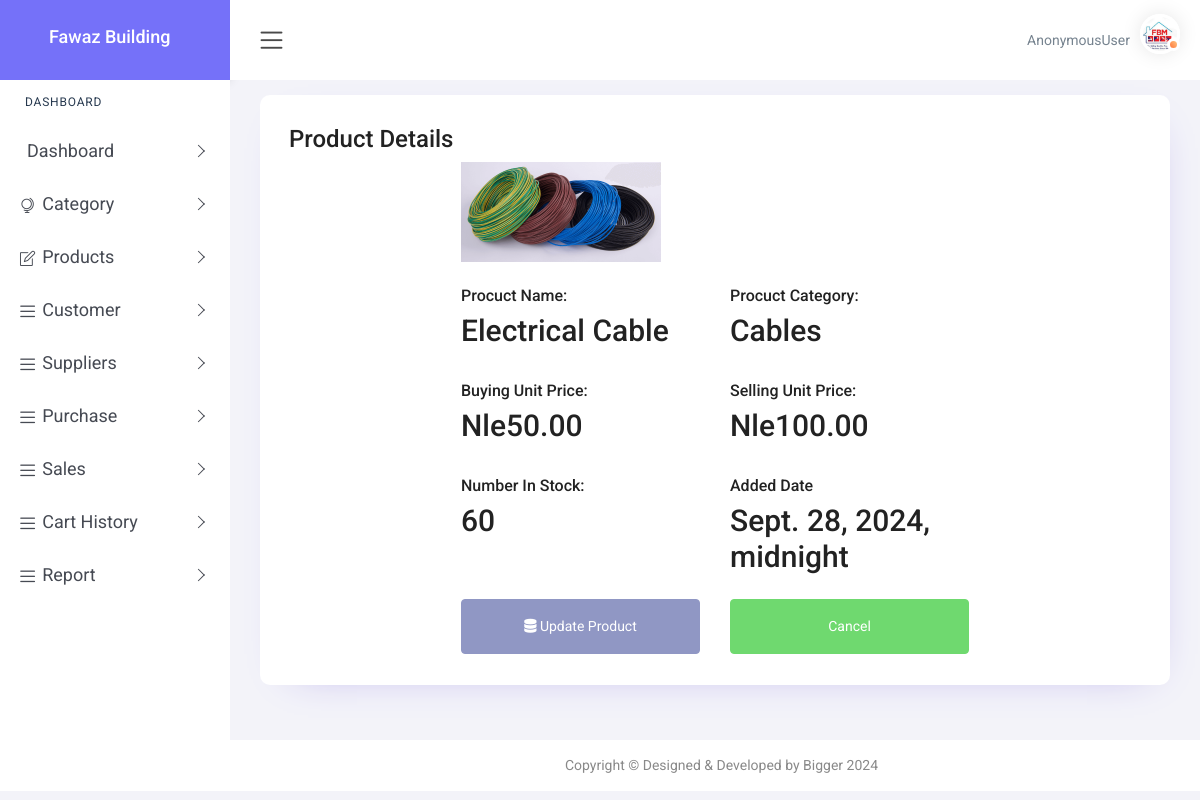
The app's page /view_product/1/ with its own data.
### app/models.py (models this page shows, shortened)
class Product(models.Model):
    product_name = models.CharField(max_length=100)
    product_category = models.ForeignKey(Category, on_delete=models.CASCADE)
    product_supplier = models.ForeignKey(Supplier, on_delete=models.CASCADE)
    in_stock = models.IntegerField()
    buying_price = models.DecimalField(max_digits=10, decimal_places=2)
    selling_price = models.DecimalField(max_digits=10, decimal_places=2)
    added_date = models.DateTimeField()
    profile = models.ImageField(upload_to='products/', blank=True, null=True)

class Category(models.Model):
    category_name = models.CharField(max_length=100)
    category_description = models.TextField(blank=True, null=True)
    created_at = models.DateTimeField(auto_now_add=True)
    def __str__(self):
        return self.category_name

### app/views.py (the view)
# urls.py: path('view_product/<int:product_id>/', views.view_product, name='view_product'),
def view_product(request, product_id):
    product = Product.objects.get(id=product_id)
    return render(request, 'view_product.html', {
        'product': product,
    })

### templates/view_product.html (shortened to what this page needs)
{% load static %}
<!DOCTYPE html>
<html lang="en">
<head>
    <link href="{% static 'plugins1/pg-calendar/css/pignose.calendar.min.css' %}" rel="stylesheet">
    <link rel="stylesheet" href="{% static 'plugins1/chartist/css/chartist.min.css' %}">
    <link rel="stylesheet" href="{% static 'plugins1/chartist-plugin-tooltips/css/chartist-plugin-tooltip.css' %}">
    <link href="{% static 'plugins1/tables/css/datatable/dataTables.bootstrap4.min.css' %}" rel="stylesheet">
    <link href="{% static 'css1/style.css' %}" rel="stylesheet">
    <link rel="stylesheet" href="https://cdnjs.cloudflare.com/ajax/libs/font-awesome/6.6.0/css/all.min.css" />
</head>
<body>
    <div id="main-wrapper">
        <div class="nav-header">
            <div class="brand-logo">
                <a href="index-2.html">
                    <b><h4 style="color: white; margin-left: 20px;">Fawaz Building </h4> </b>
                </a>
            </div>
        </div>
        <div class="header">
            <div class="header-content clearfix">
                <div class="nav-control">
                    <div class="hamburger">
                        <span class="toggle-icon"><i class="icon-menu"></i></span>
                    </div>
                </div>
                <div class="header-right">
                    <ul class="clearfix">
                        <li class="icons dropdown">
                            <span class="username" style="margin-right: 10px;" >{{user}}</span>
                            <div class="user-img c-pointer position-relative"   data-toggle="dropdown">
                                <span class="activity active"></span>
                                <img src="{% static 'images/fawaz.jpeg' %}" height="40" width="40" alt="">
                            </div>
                        </li>
                    </ul>
                </div>
            </div>
        </div>
        <div class="nk-sidebar">
            <div class="nk-nav-scroll">
                <ul class="metismenu" id="menu" style="font-size: 18px;">
                    <li class="nav-label">Dashboard</li>
                    <li>
                        <a class="has-arrow" href="javascript:void(0);" onclick="toggleDropdown(this)" aria-expanded="false">
                            <span class="nav-text">Dashboard</span>
                        </a>
                    </li>
                    <li class="mega-menu mega-menu-sm">
                        <a class="has-arrow" href="javascript:void(0);" onclick="toggleDropdown(this)" aria-expanded="false">
                            <i class="icon-globe-alt menu-icon"></i><span class="nav-text">Category</span>
                        </a>
                    </li>
                    <li>
                        <a class="has-arrow" href="javascript:void(0);" onclick="toggleDropdown(this)" aria-expanded="false">
                            <i class="icon-note menu-icon"></i><span class="nav-text">Products</span>
                        </a>
                    </li>
                    <li>
                        <a class="has-arrow" href="javascript:void(0);" onclick="toggleDropdown(this)" aria-expanded="false">
                            <i class="icon-menu menu-icon"></i><span class="nav-text">Customer</span>
                        </a>
                    </li>
                    <li>
                        <a class="has-arrow" href="javascript:void(0);" onclick="toggleDropdown(this)" aria-expanded="false">
                            <i class="icon-menu menu-icon"></i><span class="nav-text">Suppliers</span>
                        </a>
                    </li>
                    <li>
                        <a class="has-arrow" href="javascript:void(0);" onclick="toggleDropdown(this)" aria-expanded="false">
                            <i class="icon-menu menu-icon"></i><span class="nav-text">Purchase</span>
                        </a>
                    </li>
                    <li>
                        <a class="has-arrow" href="javascript:void(0);" onclick="toggleDropdown(this)" aria-expanded="false">
                            <i class="icon-menu menu-icon"></i><span class="nav-text">Sales</span>
                        </a>
                    </li>
                    <li>
                        <a class="has-arrow" href="javascript:void(0);" onclick="toggleDropdown(this)" aria-expanded="false">
                            <i class="icon-menu menu-icon"></i><span class="nav-text">Cart History</span>
                        </a>
                    </li>
                    <li>
                        <a class="has-arrow" href="javascript:void(0);" onclick="toggleDropdown(this)" aria-expanded="false">
                            <i class="icon-menu menu-icon"></i><span class="nav-text">Report</span>
                        </a>
                    </li>
                </ul>
            </div>
        </div>
        <div class="content-body">
            <div class="container-fluid">
                <div class="row">
                    <div class="col-12">
                        <div class="card">
                            <div class="card-body">
                                <h3>Product Details</h3>
                                <div class="container">
                                    <div class="row">
                                        <div class="col-md-8 offset-md-2">
                                            <form method="post" enctype="multipart/form-data">
                                                <div class="container">
                                                     {% if product.profile %}
                                                     <img src="{{ product.profile.url }}" alt="Current Image" style="max-width: 200px; max-height: 200px;">
                                                    {% endif %}
                                                    <div class="row mt-4">
                                                        <div class="col-md-6"><h5>Procuct Name:</h5><h2>{{product.product_name}}</h2> </div>
                                                        <div class="col-md-6"><h5>Procuct Category:</h5><h2>{{product.product_category}}</h2> </div>
                                                    </div>
                                                    <div class="row mt-4">
                                                        <div class="col-md-6"><h5>Buying Unit Price:</h5><h2>Nle{{product.buying_price}}</h2> </div>
                                                        <div class="col-md-6"><h5>Selling Unit Price:</h5><h2>Nle{{product.selling_price}}</h2> </div>
                                                    </div>
                                                    <div class="row mt-4">
                                                        <div class="col-md-6"><h5>Number In Stock:</h5><h2>{{product.in_stock}}</h2> </div>
                                                        <div class="col-md-6"><h5>Added Date</h5><h2>{{product.added_date}}</h2> </div>
                                                    </div>
                                                    <div class="row mt-3">
                                                        <div class="col-md-6">
                                                            <a href="{% url 'edit_product' product.id %}" class="btn btn-secondary p-3 w-100 text-white">
                                                                <i class="fas fa-database"></i> Update Product
                                                            </a>
                                                        </div>
                                                        <div class="col-md-6">
                                                            <a class="btn btn-success text-white w-100 p-3" href="{% url 'product' %}">Cancel</a>
                                                        </div>
                                                    </div>
                                                </div>
                                            </form>
                                        </div>
                                    </div>
                                </div>
                            </div>
                        </div>
                    </div>
                </div>
            </div>
        </div>
        <div class="footer">
            <div class="copyright">
                <p>Copyright &copy; Designed & Developed by Bigger 2024</p>
            </div>
        </div>
    </div>
</body>
</html>

### records on screen
Product: profile (picture), product_name "Electrical Cable", product_category "Cables", buying_price "50.00", selling_price "100.00", in_stock "60", added_date "Sept. 28, 2024, midnight"

### other values on screen
{{ user }} "AnonymousUser"
